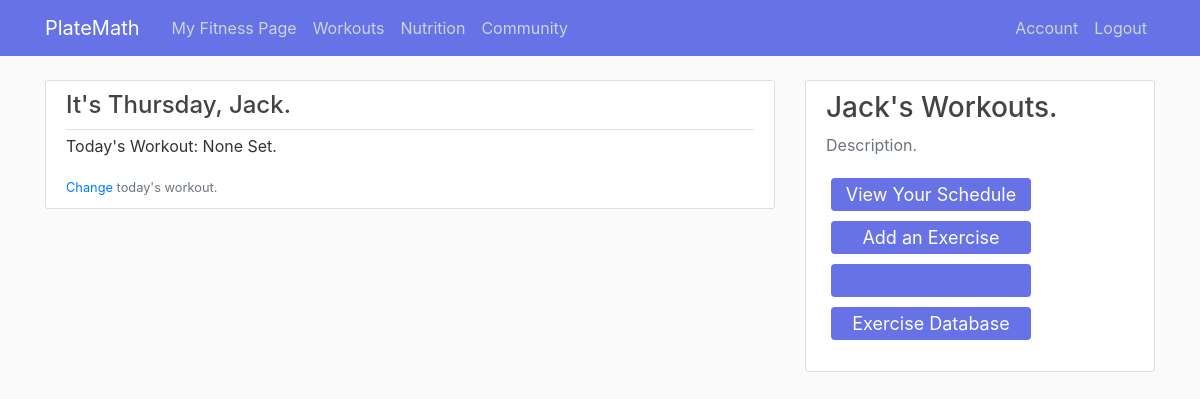
The app's page /workouts (signed in) with its own data.
### main/models.py (models this page shows, shortened)
class Schedule(db.Model):
    id = db.Column(db.Integer, unique = True, nullable = False, primary_key = True)
    day_of_week = db.Column(db.String, unique = False, nullable = False)
    workout = db.Column(db.String, unique = False, nullable = False)
    user_id = db.Column(db.Integer, db.ForeignKey('user.id'), nullable = False)

class User(db.Model, UserMixin):
    id = db.Column(db.Integer, primary_key = True)
    username = db.Column(db.String(20), unique = True, nullable = False)
    first_name = db.Column(db.String(50), unique = False, nullable = False)
    last_name = db.Column(db.String(50), unique = False, nullable = False)
    email = db.Column(db.String(120), unique = True, nullable = False)
    profile_image = db.Column(db.String(20), unique = False, nullable = False, default = 'default_image.jpg')
    password = db.Column(db.String(60), nullable = False)
    date_joined = db.Column(db.String, nullable = False, default = datetime.strftime(datetime.today(), "%b %d %Y"))
    profile = db.relationship('Profile', backref = 'user', lazy = True)
    meal = db.relationship('Meal', backref = 'user', lazy = True)

### main/routes.py (the view)
@app.route("/workouts")
def workouts():
    if current_user.is_authenticated:
        day = datetime.strftime(datetime.now(), "%A")
        workout = Schedule.query.filter(Schedule.user_id == current_user.id, Schedule.day_of_week == day).first().workout
        exercises = Exercise.query.filter(Exercise.user_id == current_user.id, Exercise.day == day).all()
        return render_template('workouts.html', title = 'Workouts', today = day, workout = workout, exercises = exercises)
    else:
        return redirect(url_for('home'))

### main/models.py (called while the page is built)
@login_manager.user_loader
def load_user(user_id):
    return User.query.get(int(user_id))

### main/templates/workouts.html (shortened to what this page needs)
{% extends "layout.html" %}
{% block content %}
    {%  if current_user.is_authenticated %}
      <article class="media content-section">
        <div class="media-body">
          <div class="article-metadata">
            <h4>It's {{ today }}, {{ current_user.first_name }}.</h4>
          </div>
          <ul>
            <li><p>Today's Workout: {{ workout }}</p></li>
          </ul>
          <small class="text-muted"><a href="{{ url_for('update_workout1') }}">Change</a> today's workout.</small>
        </div>
      </article>
    {% else %}
    <h2>Workout </h2>
{% endif %}
{% endblock content %}
{% block content1 %}
    <div class="col-md-4">
        <div class="content-section1">
         {%  if current_user.is_authenticated %}
         <h3>{{ current_user.first_name }}'s Workouts.</h3>
         <p class='text-muted'>Description.
            <ul class="list-group">
              <a href="{{ url_for('view_schedule') }}" class="button3">
                <span>View Your Schedule</span></a>
              <a href="{{ url_for('add_exercise1') }}" class="button3">
              	<span>Add an Exercise</span></a>
              <a href="" class="button3">
                </a>
              <a href="" class="button3">
              	<span>Exercise Database</span></a>
          {% endif %}
            </ul>
         </p>
        </div>
    </div>
{% endblock content1 %}

### main/static/main.css (style rules this page uses)
body { background: #fafafa; color: #333333; margin-top: 5rem; list-style: none; }
h1, h2, h3, h4, h5, h6 { color: #444444; }
ul { padding: 0; list-style-type: none; }
.col-md-4 { position: relative; }
.content-section { background: #ffffff; padding: 10px 20px; border: 1px solid #dddddd; border-radius: 3px; margin-bottom: 20px; }
.content-section1 { background: #ffffff; padding: 10px 20px; border: 1px solid #dddddd; border-radius: 3px; margin-bottom: 20px; position: fixed; width: 350px; }
.article-metadata { padding-bottom: 1px; margin-bottom: 4px; border-bottom: 1px solid #e3e3e3; }
.button3 { display: inline-block; border-radius: 4px; background-color: #6672E5; border: none; color: #FFFFFF; text-align: center; font-size: 18px; padding: 3px; width: 200px; transition: all 0.5s; cursor: pointer; margin: 5px; text-decoration: none; }
.button3 span { cursor: pointer; display: inline-block; position: relative; transition: 0.5s; }
.button3 span:after { content: '\00bb'; position: absolute; opacity: 0; top: 0; right: -20px; transition: 0.5s; }

### records on screen
Schedule: day_of_week "Thursday", workout "None Set."
User: first_name "Jack"
